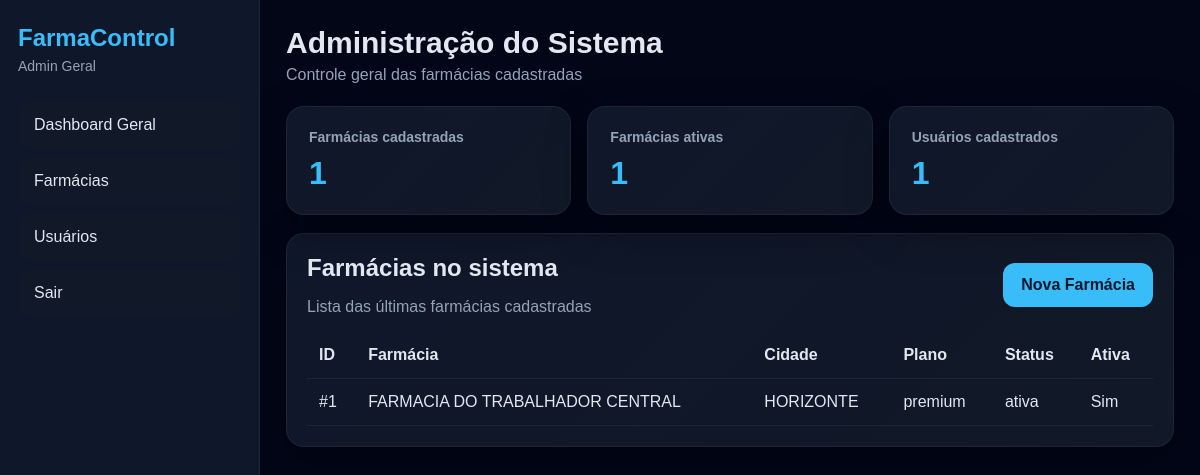
The app's page /dashboard (signed in) with its own data.
### models.py (models this page shows)
class Farmacia(db.Model):
    __tablename__ = "farmacias"
    id = db.Column(db.Integer, primary_key=True)
    nome = db.Column(db.String(150), nullable=False)
    cnpj = db.Column(db.String(30), unique=True, nullable=True)
    telefone = db.Column(db.String(30), nullable=True)
    email = db.Column(db.String(150), nullable=True)
    endereco = db.Column(db.String(255), nullable=True)
    cidade = db.Column(db.String(100), nullable=True)
    status = db.Column(db.String(20), nullable=False, default="ativa")
    plano = db.Column(db.String(50), nullable=False, default="basico")
    ativo = db.Column(db.Boolean, default=True)
    criado_em = db.Column(db.DateTime, default=agora_brasil)
    usuarios = db.relationship("User", backref="farmacia", lazy=True)
    clientes = db.relationship("Cliente", backref="farmacia", lazy=True)
    entregadores = db.relationship("Entregador", backref="farmacia", lazy=True)
    pedidos = db.relationship("Pedido", backref="farmacia", lazy=True)
    localizacoes = db.relationship("Localizacao", backref="farmacia", lazy=True)
    whatsapp_configs = db.relationship("WhatsAppConfig", backref="farmacia", lazy=True)
    whatsapp_logs = db.relationship("WhatsAppLog", backref="farmacia", lazy=True)

### app.py (the view, shortened to what this page needs)
    @app.route("/dashboard")
    @login_required
    def dashboard():
        if current_user.is_master:
            total_farmacias = Farmacia.query.count()
            total_farmacias_ativas = Farmacia.query.filter_by(ativo=True, status="ativa").count()
            total_usuarios = User.query.filter(User.perfil != "master").count()
            total_clientes = Cliente.query.count()
            total_entregadores = Entregador.query.count()
            total_pedidos = Pedido.query.count()
            return render_template(
                "master_dashboard.html",
                total_farmacias=total_farmacias,
                total_farmacias_ativas=total_farmacias_ativas,
                total_usuarios=total_usuarios,
                total_clientes=total_clientes,
                total_entregadores=total_entregadores,
                total_pedidos=total_pedidos,
                farmacias=Farmacia.query.order_by(Farmacia.id.desc()).limit(10).all()
            )

### models.py (called while the page is built)
@login_manager.user_loader
def load_user(user_id):
    return db.session.get(User, int(user_id))

    @property
    def is_master(self):
        return self.perfil == "master"

### templates/master_dashboard.html (shortened to what this page needs)
{% extends "base.html" %}
{% block content %}
<div class="page-head">
  <div>
    <h1>Administração do Sistema</h1>
    <p class="muted">Controle geral das farmácias cadastradas</p>
  </div>
</div>
<div class="cards-grid">
  <div class="card">
    <h3>Farmácias cadastradas</h3>
    <strong>{{ total_farmacias }}</strong>
  </div>
  <div class="card">
    <h3>Farmácias ativas</h3>
    <strong>{{ total_farmacias_ativas }}</strong>
  </div>
  <div class="card">
    <h3>Usuários cadastrados</h3>
    <strong>{{ total_usuarios }}</strong>
  </div>
</div>
<div class="panel">
  <div class="panel-head-flex">
    <div>
      <h2>Farmácias no sistema</h2>
      <p class="muted">Lista das últimas farmácias cadastradas</p>
    </div>
    <div>
      <a href="{{ url_for('master_farmacias') }}" class="btn btn-primary">
        Nova Farmácia
      </a>
    </div>
  </div>
  <div class="table-wrap">
    <table>
      <thead>
        <tr>
          <th>ID</th>
          <th>Farmácia</th>
          <th>Cidade</th>
          <th>Plano</th>
          <th>Status</th>
          <th>Ativa</th>
        </tr>
      </thead>
      <tbody>
        {% for farmacia in farmacias %}
        <tr>
          <td>#{{ farmacia.id }}</td>
          <td>{{ farmacia.nome }}</td>
          <td>
            {{ farmacia.cidade if farmacia.cidade else "-" }}
          </td>
          <td>{{ farmacia.plano }}</td>
          <td>{{ farmacia.status }}</td>
          <td>
            {% if farmacia.ativo %}
              <span class="badge badge-success">Sim</span>
            {% else %}
              <span class="badge badge-danger">Não</span>
            {% endif %}
          </td>
        </tr>
        {% else %}
        <tr>
          <td colspan="6">Nenhuma farmácia cadastrada.</td>
        </tr>
        {% endfor %}
      </tbody>
    </table>
  </div>
</div>
{% endblock %}

### static/style.css (style rules this page uses)
* { margin: 0; padding: 0; box-sizing: border-box; }
body { background: #020617; color: #e2e8f0; font-family: Arial, sans-serif; }
a { text-decoration: none; }
.page-head { margin-bottom: 22px; }
.page-head h1 { font-size: 30px; margin-bottom: 6px; }
.muted { color: #94a3b8; }
.cards-grid { display: grid; gap: 16px; grid-template-columns: repeat(auto-fit, minmax(180px, 1fr)); margin-bottom: 18px; }
.card, .panel, .mobile-card { background: linear-gradient(135deg, #0f172a, #111827); border: 1px solid rgba(255,255,255,0.06); border-radius: 18px; box-shadow: 0 15px 40px rgba(0,0,0,0.35); }
.card { padding: 22px; }
.card h3 { color: #94a3b8; margin-bottom: 10px; font-size: 14px; }
.card strong { font-size: 32px; color: #38bdf8; }
.panel { padding: 20px; margin-bottom: 18px; }
.panel h2 { margin-bottom: 16px; }
.panel-head-flex { display: flex; align-items: center; justify-content: space-between; gap: 12px; margin-bottom: 16px; }
.btn { border: none; padding: 13px 18px; border-radius: 12px; cursor: pointer; font-weight: bold; display: inline-block; text-align: center; }
.btn-primary { background: #38bdf8; color: #0f172a; }
.table-wrap { overflow-x: auto; }
table { width: 100%; border-collapse: collapse; }
table th, table td { text-align: left; padding: 14px 12px; border-bottom: 1px solid rgba(255,255,255,0.06); vertical-align: top; }

### records on screen
Farmacia: id "1", nome "FARMACIA DO TRABALHADOR CENTRAL", cidade "HORIZONTE", plano "premium", status "ativa", ativo "Sim"

### other values on screen
{{ total_farmacias }} "1"
{{ total_farmacias_ativas }} "1"
{{ total_usuarios }} "1"
